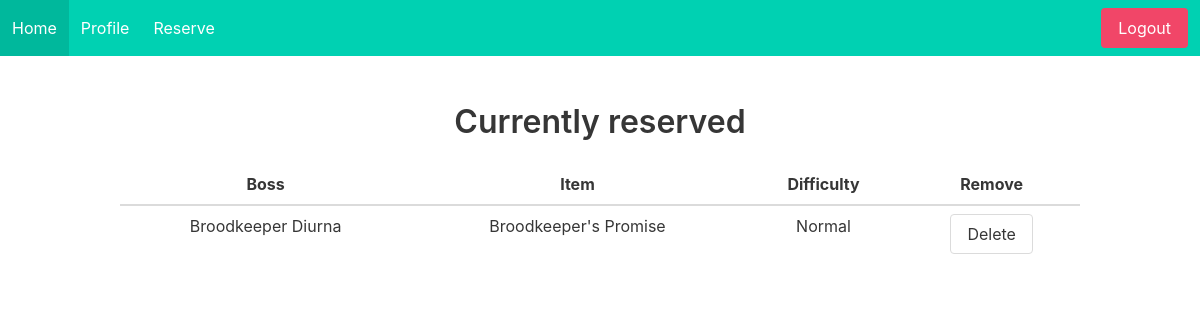
The app's page /profile (signed in), older data.
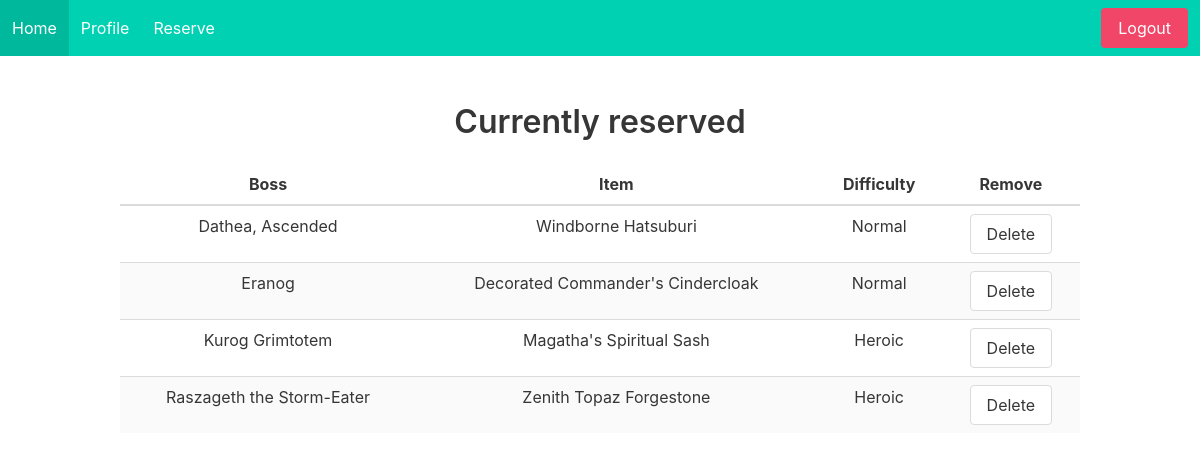
The same page, newer data.
### project/models.py (models this page shows)
class Normal_Raid(UserMixin, db.Model):
    __tablename__ = "normal_raid"
    id = db.Column(db.Integer, primary_key=True)
    user = db.Column(db.String(100))
    boss = db.Column(db.String(100))
    item = db.Column(db.String(100))

class Heroic_Raid(UserMixin, db.Model):
    __tablename__ = "heroic_raid"
    id = db.Column(db.Integer, primary_key=True)
    user = db.Column(db.String(100))
    boss = db.Column(db.String(100))
    item = db.Column(db.String(100))

### project/main.py (the view)
@main.route('/profile')
@login_required
def profile():
    name = current_user.name
    normal_reserved = Normal_Raid.query.filter_by(user=name)
    heroic_reserved = Heroic_Raid.query.filter_by(user=name)
    mythic_reserved = Mythic_Raid.query.filter_by(user=name)
    payload = {}
    for record in normal_reserved:
        payload[f"Normal{record.id}"] = {"user": record.user,
                                         "boss": record.boss,
                                         "item": record.item,
                                         "difficulty": "Normal"}
    for record in heroic_reserved:
        payload[f"Heroic{record.id}"] = {"user": record.user,
                                         "boss": record.boss,
                                         "item": record.item,
                                         "difficulty": "Heroic"}
    for record in mythic_reserved:
        payload[f"Mythic{record.id}"] = {"user": record.user,
                                         "boss": record.boss,
                                         "item": record.item,
                                         "difficulty": "Mythic"}
    items = {'test': 'item1',
             'test1': 'item2',
             "name": name}
    return render_template('profile.html', itemData=payload)

### project/templates/profile.html (shortened to what this page needs)
{% extends "base.html" %}
{% block content %}
    <div class="content">
        <h1>Currently reserved</h1>
    </div>
    <table class="table is-striped" style="width: 100%" id=myTable>
        <thead>
        <tr>
            <th style="text-align: center">Boss</th>
            <th style="text-align: center">Item</th>
            <th style="text-align: center">Difficulty</th>
            <th style="text-align: center">Remove</th>
        </tr>
        </thead>
        <tbody>
        {% for _, dict_item in itemData.items() %}
            <tr>
                {% for key, val in dict_item.items() %}
                    {% if key != "user" %}
                        <td style="text-align: center">{{ val }}</td>
                    {% endif %}
                {% endfor %}
                <td style="text-align: center">
                    <button class="button" onclick="delete_row(this)">Delete</button>
                </td>
            </tr>
        {% endfor %}
        </tbody>
    </table>
{% endblock %}

### project/templates/base.html (shortened to what this page needs)
<!DOCTYPE html>
<html>
<head>
    <link rel="stylesheet" href="https://cdnjs.cloudflare.com/ajax/libs/bulma/0.7.2/css/bulma.min.css"/>
</head>
<body>
<nav class="navbar is-primary" role="navigation" aria-label="main navigation">
    <div id="navbarBasicExample" class="navbar-menu">
        <div class="navbar-start">
            <a href="{{ url_for('main.index') }}" class="navbar-item">
                Home
            </a>
            {% if current_user.is_authenticated %}
            <a href="{{ url_for('main.profile') }}" class="navbar-item">
                Profile
            </a>
            <a href="{{ url_for('main.reserve_loot') }}" class="navbar-item">
                Reserve
            </a>
            {% endif %}
        </div>
        <div class="navbar-end">
            <div class="navbar-item">
                <div class="buttons">
                    {% if current_user.is_authenticated %}
                    <a href="{{ url_for('auth.logout') }}" class="button is-danger">
                        Logout
                    </a>
                    {% endif %}
                </div>
            </div>
        </div>
    </div>
</nav>
<section class="section">
    <div class="container has-text-centered">
        {% block content %}
        {% endblock %}
    </div>
</section>
</body>
</html>

Row changes from the older to the newer data that the page shows:
changed Normal_Raid: boss "Broodkeeper Diurna" → "Dathea, Ascended"; item "Broodkeeper's Promise" → "Windborne Hatsuburi"
added Normal_Raid: boss "Eranog", item "Decorated Commander's Cindercloak"
added Heroic_Raid: boss "Kurog Grimtotem", item "Magatha's Spiritual Sash"
added Heroic_Raid: boss "Raszageth the Storm-Eater", item "Zenith Topaz Forgestone"
Text that changed along with them:
new list line: "Normal Delete"
new list line: "Heroic Delete"
